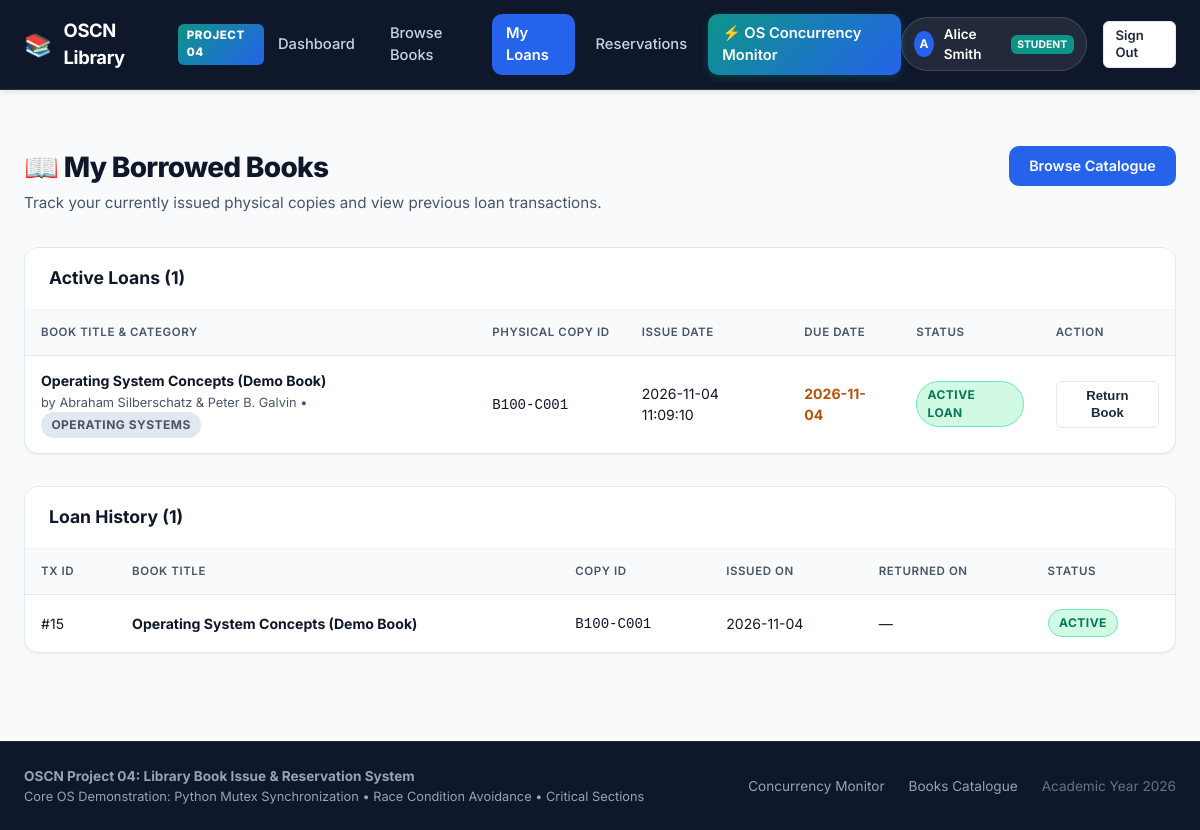
Page /my-books (signed in) on the earlier database version.
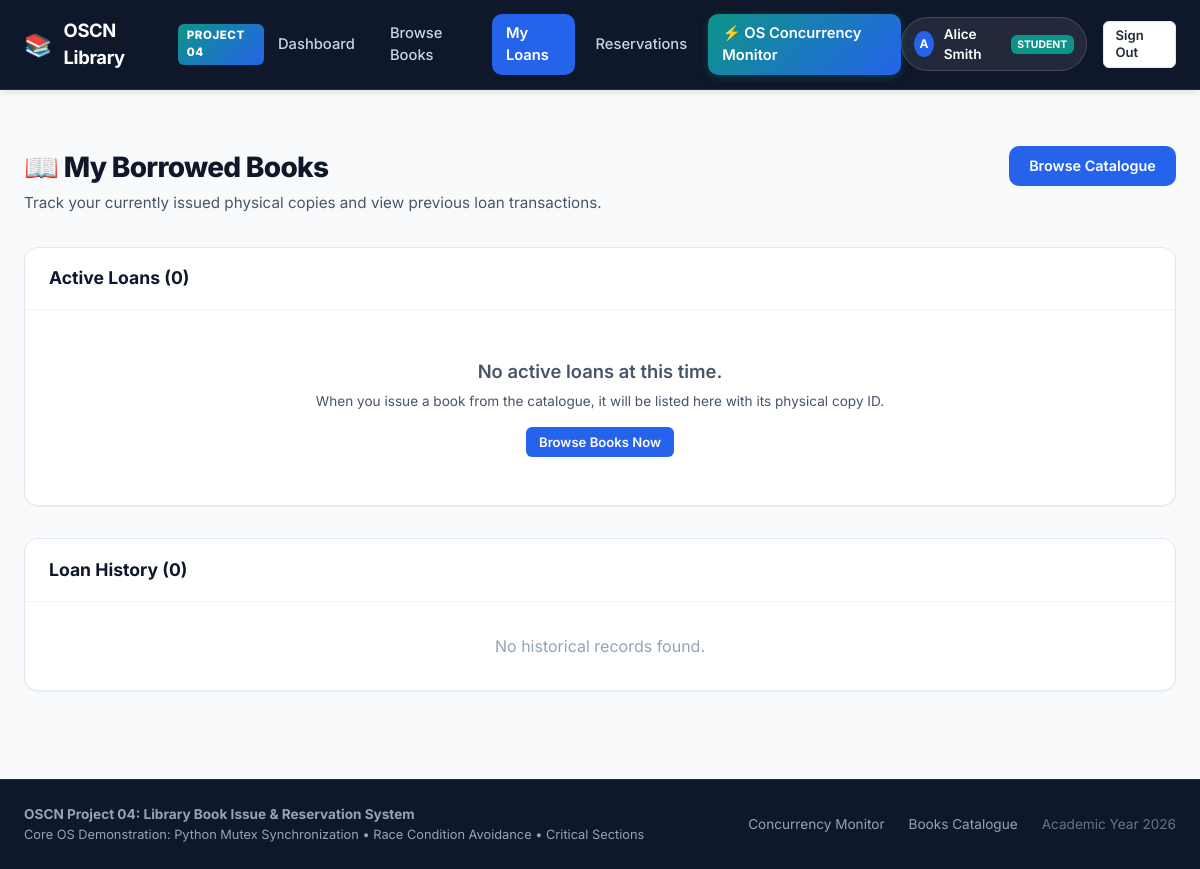
Same page on the later database version.
### tables this page shows
CREATE TABLE transactions (
        transaction_id INTEGER PRIMARY KEY AUTOINCREMENT,
        student_id INTEGER NOT NULL,
        copy_id TEXT NOT NULL,
        issue_date TIMESTAMP DEFAULT CURRENT_TIMESTAMP,
        due_date TIMESTAMP NOT NULL,
        return_date TIMESTAMP,
        status TEXT NOT NULL CHECK(status IN ('ACTIVE', 'RETURNED')) DEFAULT 'ACTIVE',
        FOREIGN KEY (student_id) REFERENCES students (student_id),
        FOREIGN KEY (copy_id) REFERENCES book_copies (copy_id)
    );

CREATE TABLE books (
        book_id TEXT PRIMARY KEY,
        title TEXT NOT NULL,
        author TEXT NOT NULL,
        category TEXT NOT NULL,
        description TEXT,
        cover_image TEXT
    );

### app.py (the view)
@app.route('/my-books')
@auth.student_login_required
def my_books():
    student_id = session['student_id']
    active_loans = models.get_active_transactions_for_student(student_id)
    history = models.get_all_transactions_for_student(student_id)
    return render_template('my_books.html', active_loans=active_loans, history=history)

### app.py (called while the page is built, shortened)
@app.context_processor
def inject_user_context():
    user_info = None
    if 'student_id' in session:
        user_info = {
            "id": session['student_id'],
            "name": session.get('name'),
            "email": session.get('email'),
            "role": "student"
        }
    return {
        "current_user": user_info,
        "now_year": datetime.now().year
    }

### auth.py (called while the page is built)
def student_login_required(f):
    @wraps(f)
    def decorated_function(*args, **kwargs):
        if 'student_id' not in session or session.get('role') != 'student':
            if request.is_json or request.path.startswith('/api/'):
                return jsonify({"success": False, "error": "Authentication required. Please log in as a student."}), 401
            flash("Please log in as a student to access this page.", "warning")
            return redirect(url_for('login_page'))
        return f(*args, **kwargs)
    return decorated_function

### database.py (called while the page is built)
def get_db_connection():
    conn = sqlite3.connect(DB_PATH, timeout=20.0)
    conn.row_factory = sqlite3.Row
    conn.execute("PRAGMA foreign_keys = ON;")
    return conn

### templates/my_books.html (shortened to what the changed rows need)
{% extends "base.html" %}
{% block content %}
<div class="page-header">
    <div>
        <h1 class="page-title">
            <span>📖 My Borrowed Books</span>
        </h1>
    </div>
</div>
<div class="card">
    <div class="card-header">
        <h3>Active Loans ({{ active_loans | length }})</h3>
    </div>
    <div class="card-body" style="padding: 0;">
        {% if active_loans %}
            <div class="table-responsive">
                <table class="table">
                    <thead>
                        <tr>
                            <th>Book Title & Category</th>
                            <th>Physical Copy ID</th>
                            <th>Issue Date</th>
                            <th>Due Date</th>
                            <th>Status</th>
                            <th>Action</th>
                        </tr>
                    </thead>
                    <tbody>
                        {% for loan in active_loans %}
                        <tr>
                            <td>
                                <strong>{{ loan.title }}</strong><br>
                                <span style="font-size: 0.8rem; color: var(--text-secondary);">by {{ loan.author }} • <span class="badge badge-completed">{{ loan.category }}</span></span>
                            </td>
                            <td><code>{{ loan.copy_id }}</code></td>
                            <td>{{ loan.issue_date }}</td>
                            <td><strong style="color: #B45309;">{{ loan.due_date[:10] }}</strong></td>
                            <td><span class="badge badge-ready">ACTIVE LOAN</span></td>
                            <td>
                                <form action="{{ url_for('return_action') }}" method="POST">
                                    <button type="submit" class="btn btn-secondary btn-sm" onclick="return confirm('Confirm return of copy {{ loan.copy_id }}?')">
                                        Return Book
                                    </button>
                                </form>
                            </td>
                        </tr>
                        {% endfor %}
                    </tbody>
                </table>
            </div>
        {% else %}
            <div style="text-align: center; padding: 3rem 1rem; color: var(--text-secondary);">
                <p style="font-size: 1.15rem; font-weight: 600;">No active loans at this time.</p>
                <p style="font-size: 0.85rem; margin-top: 0.3rem;">When you issue a book from the catalogue, it will be listed here with its physical copy ID.</p>
                <a href="{{ url_for('books_catalogue') }}" class="btn btn-primary btn-sm" style="margin-top: 1rem;">Browse Books Now</a>
            </div>
        {% endif %}
    </div>
</div>
<div class="card" style="margin-top: 2rem;">
    <div class="card-header">
        <h3>Loan History ({{ history | length }})</h3>
    </div>
    <div class="card-body" style="padding: 0;">
        {% if history %}
            <div class="table-responsive">
                <table class="table">
                    <thead>
                        <tr>
                            <th>Tx ID</th>
                            <th>Book Title</th>
                            <th>Copy ID</th>
                            <th>Issued On</th>
                            <th>Returned On</th>
                            <th>Status</th>
                        </tr>
                    </thead>
                    <tbody>
                        {% for tx in history %}
                        <tr>
                            <td>#{{ tx.transaction_id }}</td>
                            <td><strong>{{ tx.title }}</strong></td>
                            <td><code>{{ tx.copy_id }}</code></td>
                            <td>{{ tx.issue_date[:10] }}</td>
                            <td>{{ tx.return_date[:10] if tx.return_date else '—' }}</td>
                            <td>
                                <span class="badge {% if tx.status == 'ACTIVE' %}badge-ready{% else %}badge-completed{% endif %}">
                                    {{ tx.status }}
                                </span>
                            </td>
                        </tr>
                        {% endfor %}
                    </tbody>
                </table>
            </div>
        {% else %}
            <div style="text-align: center; padding: 2rem 1rem; color: var(--text-muted);">
                No historical records found.
            </div>
        {% endif %}
    </div>
</div>
{% endblock %}

Differences in the rows shown:
removed transactions: title "Operating System Concepts (Demo Book)", author "Abraham Silberschatz & Peter B. Galvin", category "OPERATING SYSTEMS", copy_id "B100-C001", issue_date "2026-11-04 11:09:10", due_date "2026-11-04", transaction_id "15", issue_date "2026-11-04", return_date "—", status "ACTIVE"
Other differences:
{{ active_loans | length }}: "1" → "0"
{{ history | length }}: "1" → "0"
text no longer shown: "BOOK TITLE & CATEGORY PHYSICAL COPY ID ISSUE DATE DUE DATE STATUS ACTION TX ID BOOK TITLE COPY ID ISSUED ON RETURNED ON STATUS"
text now shown: "No active loans at this time. When you issue a book from the catalogue, it will be listed here with its physical copy ID. Browse Books Now No historical records found."
